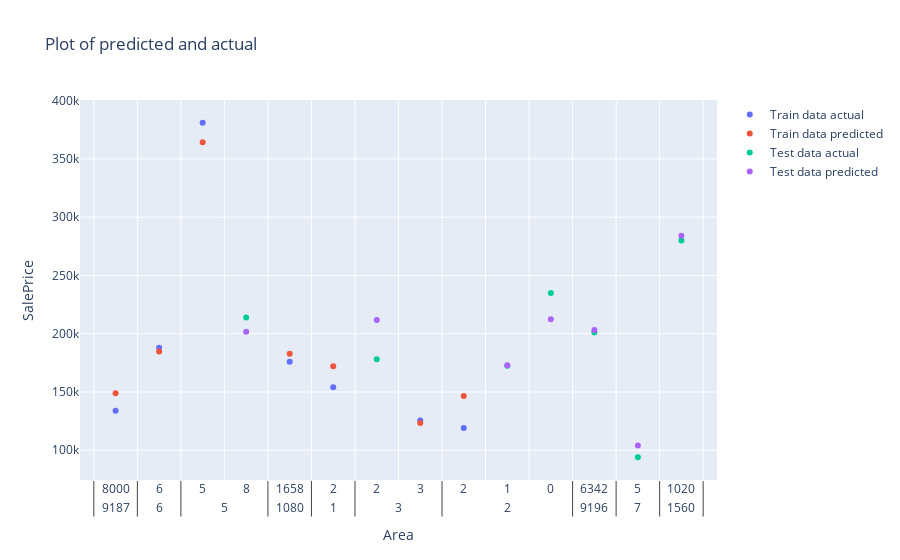

The cell this chart's notebook holds for it:
### Code cell
plot_data = []
plot_data.append(go.Scatter(x= X_train, y= y_train, name = 'Train data actual', mode = 'markers'))
plot_data.append(go.Scatter(x= X_train, y= model.predict(X_train), name = 'Train data predicted', mode = 'markers'))
plot_data.append(go.Scatter(x= X_test, y= y_test, name = 'Test data actual', mode = 'markers'))
plot_data.append(go.Scatter(x= X_test, y= model.predict(X_test), name = 'Test data predicted', mode = 'markers'))
# When extending to multiple features remove .array.reshape(-1, 1) in above (but remember 2-d we cannot draw)

layout = go.Layout(xaxis = dict(title='Area'), yaxis = dict(title= 'SalePrice'), 
                   title = 'Plot of predicted and actual')
fig = go.Figure(data= plot_data, layout=layout)
plotly.offline.iplot(fig)

### Figure 1 — Plotly figure (JSON) as saved in the notebook; plotly's stock layout.template omitted (floating-point values rounded to 4 significant figures; data arrays with more than 128 entries replaced by an {"elided": "..."} marker saying what was removed)
{"data": [{"mode": "markers", "name": "Train data actual", "type": "scatter", "x": {"elided": "898x7 int values"}, "y": {"elided": "898 int values"}}, {"mode": "markers", "name": "Train data predicted", "type": "scatter", "x": {"elided": "898x7 int values"}, "y": {"elided": "898 float values"}}, {"mode": "markers", "name": "Test data actual", "type": "scatter", "x": {"elided": "300x7 int values"}, "y": {"elided": "300 int values"}}, {"mode": "markers", "name": "Test data predicted", "type": "scatter", "x": {"elided": "300x7 int values"}, "y": {"elided": "300 float values"}}], "layout": {"title": {"text": "Plot of predicted and actual"}, "xaxis": {"title": {"text": "Area"}}, "yaxis": {"title": {"text": "SalePrice"}}}}
